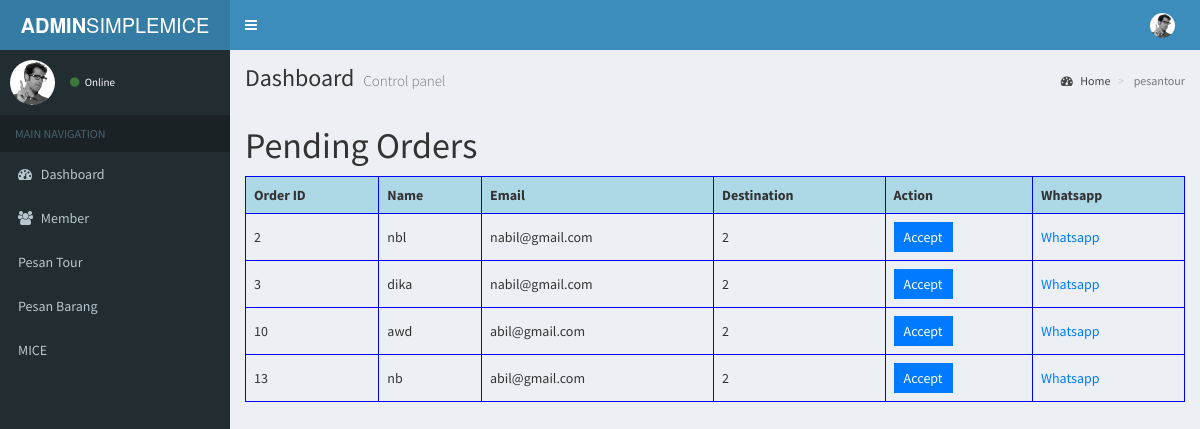
Page /admin/main.php?page=pesantour on the committed database.
### tables this page shows
CREATE TABLE `tour` (
  `id` int(11) NOT NULL,
  `Nama` varchar(50) NOT NULL,
  `Email` varchar(50) NOT NULL,
  `Subjek` varchar(50) NOT NULL,
  `Detail` varchar(200) NOT NULL,
  `Destinasi` varchar(50) NOT NULL,
  `Depart` date NOT NULL,
  `Return` date NOT NULL,
  `Durasi` varchar(50) NOT NULL,
  `status` enum('Pending','Accepted') DEFAULT 'Pending'
);

### web/admin/main.php (the view, shortened to what this page needs)
<!DOCTYPE html>
<?php include "../koneksi.php"; ?>
<?php $page = $_GET['page']; $method = $_GET['method']; $id = $_GET['id']; ?>
<html>
<head>
  <link rel="stylesheet" href="temp/bower_components/bootstrap/dist/css/bootstrap.min.css">
  <link rel="stylesheet" href="temp/bower_components/font-awesome/css/font-awesome.min.css">
  <link rel="stylesheet" href="temp/bower_components/Ionicons/css/ionicons.min.css">
  <link rel="stylesheet" href="temp/dist/css/AdminLTE.min.css">
  <link rel="stylesheet" href="temp/dist/css/skins/_all-skins.min.css">
  <link rel="stylesheet" href="temp/bower_components/morris.js/morris.css">
  <link rel="stylesheet" href="temp/bower_components/jvectormap/jquery-jvectormap.css">
  <link rel="stylesheet" href="temp/bower_components/bootstrap-datepicker/dist/css/bootstrap-datepicker.min.css">
  <link rel="stylesheet" href="temp/bower_components/bootstrap-daterangepicker/daterangepicker.css">
  <link rel="stylesheet" href="temp/plugins/bootstrap-wysihtml5/bootstrap3-wysihtml5.min.css">
  <link rel="stylesheet" href="temp/bower_components/datatables.net-bs/css/dataTables.bootstrap.min.css">
  <link rel="stylesheet" href="temp/bower_components/bootstrap-daterangepicker/daterangepicker.css">
  <link rel="stylesheet" href="temp/bower_components/bootstrap-datepicker/dist/css/bootstrap-datepicker.min.css">
</head>
<body class="hold-transition skin-blue sidebar-mini">
<div class="wrapper">
  <header class="main-header">
    <a href="main.php" class="logo">
      <span class="logo-lg"><b>ADMIN</b>SIMPLEMICE</span>
    </a>
    <nav class="navbar navbar-static-top">
      <a href="#" class="sidebar-toggle" data-toggle="push-menu" role="button">
      </a>
      <div class="navbar-custom-menu">
        <ul class="nav navbar-nav">
          <li class="dropdown user user-menu">
            <a href="#" class="dropdown-toggle" data-toggle="dropdown">
              <img src="temp/dist/img/user2-160x160.jpg" class="user-image" alt="User Image">
            </a>
          </li>
        </ul>
      </div>
    </nav>
  </header>
  <aside class="main-sidebar">
    <section class="sidebar">
      <div class="user-panel">
        <div class="pull-left image">
          <img src="temp/dist/img/user2-160x160.jpg" class="img-circle" alt="User Image">
        </div>
        <div class="pull-left info">
          <a href="#"><i class="fa fa-circle text-success"></i> Online</a>
        </div>
      </div>
      <ul class="sidebar-menu" data-widget="tree">
        <li class="header">MAIN NAVIGATION</li>
        <li>
          <a href="main.php">
            <i class="fa fa-dashboard"></i> <span>Dashboard</span>
          </a>
        </li>
        <?php if($_SESSION['role'] == 'member'){?>
        <li>
          <a href="main.php?page=barang">
            <i class="fas fa-award"></i> <span>Porto</span>
          </a>
        </li>
        <?php } else { ?>
          <li>
          <a href="main.php?page=member">
            <i class="fa fa-users"></i> <span>Member</span>
          </a>
        </li>
        <?php } ?>
        <li>
          <a href="main.php?page=pesantour">
            <i class="fas fa-award"></i> <span>Pesan Tour</span>
          </a>
        </li>
        <li>
          <a href="main.php?page=pesanbarang">
            <i class="fas fa-award"></i> <span>Pesan Barang</span>
          </a>
          <li>
          <a href="main.php?page=pesanmice">
            <i class="fas fa-award"></i> <span>MICE</span>
          </a>
        </li>
        </li>
      </ul>
    </section>
  </aside>
<div class="content-wrapper">
    <section class="content-header">
        <h1>
            Dashboard
            <small>Control panel</small>
        </h1>
        <ol class="breadcrumb">
            <li><a href="#"><i class="fa fa-dashboard"></i> Home</a></li>
            <li class="active">
                <?php echo $page == '' ? 'Dashboard' : $page; ?>
            </li>
        </ol>
    </section>
    <section class="content">
        <?php
        if ($page == 'pesantour') {
            $result = mysqli_query($koneksi, "SELECT * FROM tour WHERE status='Pending'");
        ?>
        <h1>Pending Orders</h1>
        <table border="1" style="border-collapse: collapse; width: 100%;">
        <tr style="background-color: lightblue;">
        <th style="border: 1px solid blue; padding: 8px;">Order ID</th>
        <th style="border: 1px solid blue; padding: 8px;">Name</th>
        <th style="border: 1px solid blue; padding: 8px;">Email</th>
        <th style="border: 1px solid blue; padding: 8px;">Destination</th>
        <th style="border: 1px solid blue; padding: 8px;">Action</th>
        <th style="border: 1px solid blue; padding: 8px;">Whatsapp</th>
    </tr>
            <?php while ($order = mysqli_fetch_assoc($result)): ?>
              <tr>
        <td style="border: 1px solid blue; padding: 8px;"><?php echo $order['id']; ?></td>
        <td style="border: 1px solid blue; padding: 8px;"><?php echo $order['Nama']; ?></td>
        <td style="border: 1px solid blue; padding: 8px;"><?php echo $order['Email']; ?></td>
        <td style="border: 1px solid blue; padding: 8px;"><?php echo $order['Destinasi']; ?></td>
        <td style="border: 1px solid blue; padding: 8px;">
            <form method="post" style="margin: 0;">
                <button type="submit" name="accept" style="background-color: #007bff; color: white; border: none; padding: 5px 10px; cursor: pointer;">Accept</button>
            </form>
        </td>
        <td style="border: 1px solid blue; padding: 8px;"><a href="api.php" style="color: #007bff;">Whatsapp</a></td>
    </tr>
            <?php endwhile; ?>
        </table>
        <?php
        }
      ?>
    </section>
</div>
</div>
</body>
</html>

### rows in the picture
tour: id "2", Nama "nbl", Email "nabil@gmail.com", Destinasi "2"
tour: id "3", Nama "dika", Email "nabil@gmail.com", Destinasi "2"
tour: id "10", Nama "awd", Email "abil@gmail.com", Destinasi "2"
tour: id "13", Nama "nb", Email "abil@gmail.com", Destinasi "2"

### other values in the picture
$page "pesantour"
